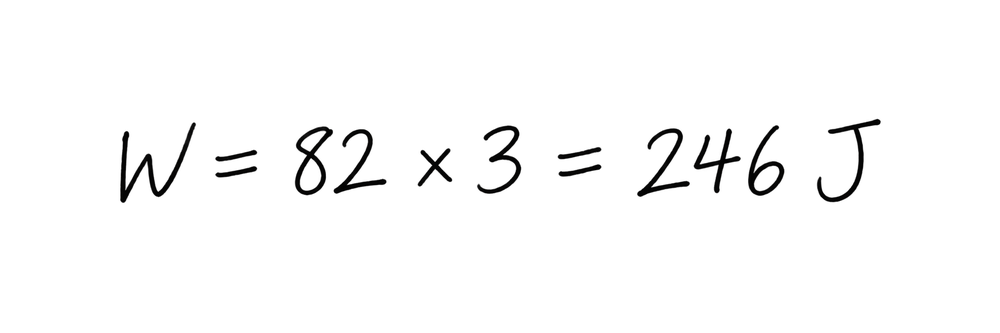
#> input picture misra-frontend/assets/landing-equation.png, 1000 x 333 px, shrunk from 2172 x 724 before the run
$ python -i benchmark_redaction.py   (imports and definitions only)
#> lines starting #> are read from the running program, lines starting #| are printed output that depends on the picture
#> further down, picture is the input picture: PIL image 1000x333 RGBA; mean R, G, B, A 0, 0, 0, 5.6
"""Local PDF redaction drafts. Original files and non-mask rendered pixels survive.

Colour separation is a candidate mask, never proof of teacher/student authorship.
No inpainting, guessed handwriting, live OCR or automatic readiness approval.
"""
import cv2
import numpy as np
from PIL import Image
from pypdf.generic import (DecodedStreamObject, DictionaryObject,
    NameObject, NumberObject)


# [39 lines left out: functions _box_mask, redact_reviewed_red_regions, not called in this run]


def redact_red_ink(image):
    rgb=np.asarray(image.convert('RGB')).copy();values=rgb.astype(np.int16)
    red,green,blue=values[:,:,0],values[:,:,1],values[:,:,2]
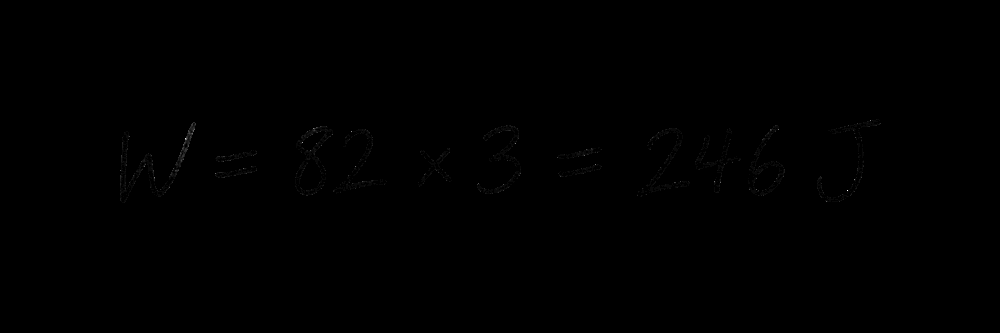
#> red: shape (333, 1000) int16; min 0, max 28, mean 0; drawn with min black and max white
    mask=(red>30)&(red-green>=12)&(red-blue>=6)&((red-np.minimum(green,blue))>red*.12)
#> mask: shape (333, 1000) bool; every value is 0
    fraction=float(mask.mean())
#> fraction = 0
    if fraction>.05:
        raise ValueError('Too much red content for a safe draft mask; review this page manually.')
    # Dark/blue ink adjacent to removed red can indicate an overlap. It must be
    # checked against the original; lost underlying ink cannot be reconstructed.
    dark=(rgb.max(axis=2)<120)&~mask
#> dark: shape (333, 1000) bool; every value is 1
    nearby=cv2.dilate(mask.astype(np.uint8),np.ones((5,5),np.uint8))>0
    overlap_pixels=int((dark&nearby).sum())
#> overlap_pixels = 0
    cleaned=rgb.copy();cleaned[mask]=255
    count,_,stats,_=cv2.connectedComponentsWithStats(mask.astype(np.uint8),8)
#> count = 1; stats = [[0, 0, 1000, 333, 333000]]
    regions=[];height,width=mask.shape
#> after `height, width = mask.shape`: height = 333; width = 1000
    for x,y,w,h,area in stats[1:]:
        if area>=8:regions.append({'x':float(x/width),'y':float(y/height),
            'width':float(w/width),'height':float(h/height),'pixels':int(area)})
#> this loop made 0 passes
#> after the loop, regions = []
    return Image.fromarray(cleaned),Image.fromarray(mask.astype(np.uint8)*255),{
        'red_pixel_count':int(mask.sum()),'red_pixel_fraction':fraction,
        'nearby_dark_pixel_count':overlap_pixels,'overlap_review_required':overlap_pixels>0,
        'candidate_component_count':count-1,'regions':regions,
        'pixel_preservation_verified':bool(np.array_equal(cleaned[~mask],rgb[~mask]))}


# [12 lines left out: function append_lossless_page, not called in this run]

>>> from PIL import Image
>>> picture = Image.open('../../misra-frontend/assets/landing-equation.png')
>>> result = redact_red_ink(picture)
